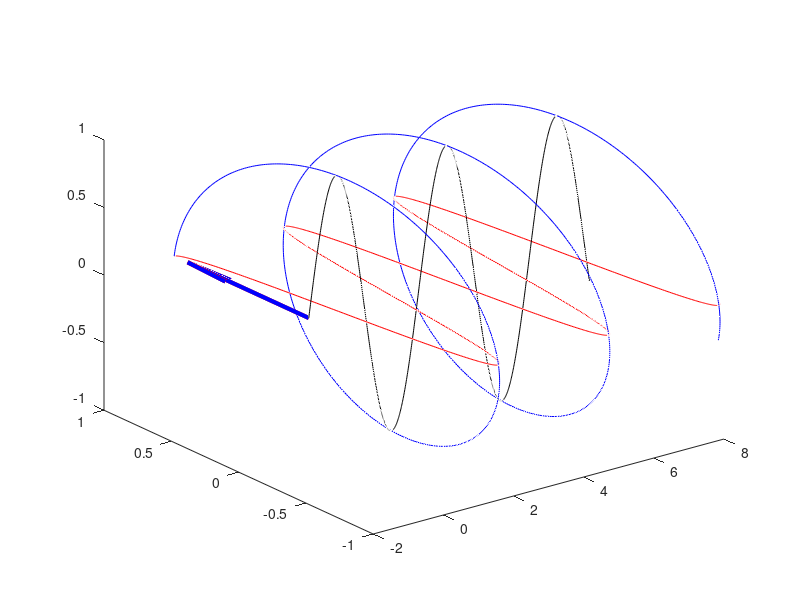

Write the MATLAB code that produced this figure. (Note: this script raises an error after producing the figure.)
close all; clear all; clc;
j=0;b=2;w=5;%i is time
z=linspace(0,8,1000);
m=zeros(1,1000);

for j=1:0.01:5
    i=j-1;
    E1=cos(w*i-b*z);
    E2=cos(w*i-b*z+pi/2);
    E=E1+E2;
    axis([0 1 0 1 0 1])
    
    
    
    p1=plot3(z,E1,m,'r');
    hold on
    p2=plot3(z,m,E2,'k');
    hold on
    p3=plot3(z,E1,E2,'b');
    quiver3(0,0,0,0,0,cos(w*i+pi/2),'k','LineWidth',3);
    quiver3(0,0,0,0,cos(w*i),0,'r','LineWidth',3);
    quiver3(0,0,0,0,cos(w*i),cos(w*i+pi/2),'b','LineWidth',3);
    
    p1.LineWidth=1;
    p2.LineWidth=1;
    p3.LineWidth=3;
    
    hold on
    quiver3(0,0,-max(zlim),0,0,2*max(zlim),'b','LineWidth',1);
    quiver3(0,-max(ylim),0,0,2*max(ylim),0,'b','LineWidth',1);
    quiver3(0,0,0,max(xlim),0,0,'b','LineWidth',1);
    text(0,0,max(zlim),'Y','Color','b');
    text(0,max(ylim),0,'X','Color','b');
    text(max(xlim),0,0,'Z','Color','b');
    axis equal;
    view(30,30);
    set(gca, 'LineWidth',2, 'XGrid','on', 'GridLineStyle','--');

    zlabel("\color{black}E1(z)");
    ylabel("\color{red}E2(z)");
    xlabel("z");
    
    title('RHCP','Color','k','FontSize',20)
    
    
    
    if j==1
        text(0,0,0,'Initially starting with a phase difference of pi/2 with Ex leading ','Color','red','FontSize',14)
        pause(5);
    end
   hold off
    pause(0.05);
end
